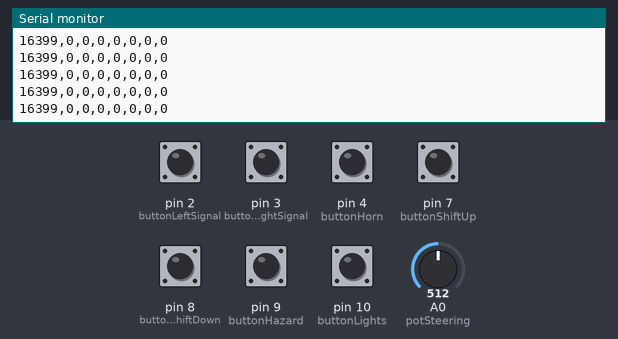
Simulated run of this sketch. Board: Arduino Uno, built with avr-gcc and run on an emulated ATmega328P. On the bench: the last lines printed to the serial monitor. The inputs (shaded band) are chosen by the test bench; at power-on: pin 2 (buttonLeftSignal), pin 3 (buttonRightSignal), pin 4 (buttonHorn), pin 7 (buttonShiftUp), pin 8 (buttonShiftDown), pin 9 (buttonHazard), pin 10 (buttonLights) HIGH, A0 (potSteering) = 512.

Above: at 1.2 s.
1.3 s: A0 (potSteering) set to 716
At 1.9 s:
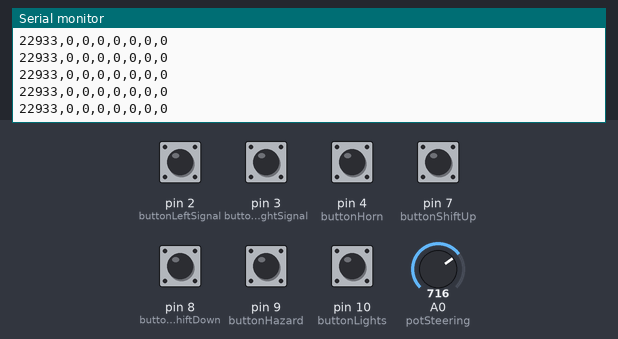
2.8 s: A0 (potSteering) set to 0
At 3.7 s:
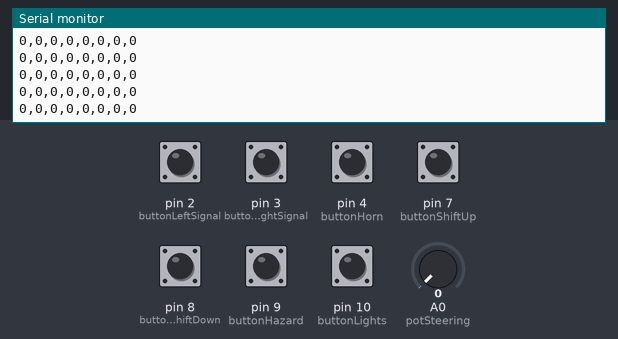
5.8 s: pin 2 (buttonLeftSignal) pulled LOW for 0.15 s
8.9 s: pin 3 (buttonRightSignal) pulled LOW for 0.15 s
10.5 s: pin 4 (buttonHorn) pulled LOW for 0.15 s
12.1 s: pin 7 (buttonShiftUp) pulled LOW for 0.15 s
Timing chart, 0 to 14.7 s (numbered marks = the images above; inputs shaded):
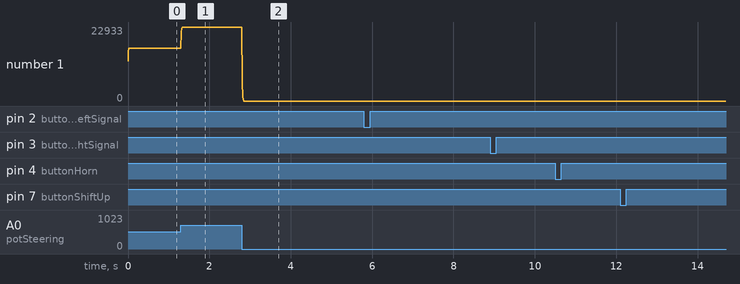

The sketch:

nano_serial.ino
```cpp
// Pin Potensiometer dan Tombol
const int potSteering = A0;       // Potensiometer untuk steering wheel
const int buttonLeftSignal = 2;   // Tombol lampu sein kiri
const int buttonRightSignal = 3;  // Tombol lampu sein kanan
const int buttonHorn = 4;         // Tombol klakson
const int buttonHazard = 9;       // Tombol hazard
const int buttonLights = 10;       // Tombol lampu
const int buttonShiftUp = 7;      // Tombol shifter up
const int buttonShiftDown = 8;    // Tombol shifter down

// Variabel
int steeringValue = 0;
float smoothedSteeringValue = 0.0;
const float smoothingFactor = 0.75; // Faktor smoothing untuk stabilisasi potensiometer

bool leftSignalState = false;
bool rightSignalState = false;
bool hornState = false;
bool hazardState = false;
bool lightsState = false;
bool shiftUpState = false;
bool shiftDownState = false;

void setup() {
  Serial.begin(115200);

  // Mengaktifkan internal pull-up resistor pada tombol
  pinMode(buttonLeftSignal, INPUT_PULLUP);
  pinMode(buttonRightSignal, INPUT_PULLUP);
  pinMode(buttonHorn, INPUT_PULLUP);
  pinMode(buttonHazard, INPUT_PULLUP);
  pinMode(buttonLights, INPUT_PULLUP);
  pinMode(buttonShiftUp, INPUT_PULLUP);
  pinMode(buttonShiftDown, INPUT_PULLUP);
}

void loop() {
  // Membaca nilai potensiometer dan menerapkan Low-Pass Filter
  steeringValue = analogRead(potSteering);
  smoothedSteeringValue = smoothedSteeringValue + smoothingFactor * (steeringValue - smoothedSteeringValue);
  int mappedSteering = map(smoothedSteeringValue, 0, 1023, 0, 32767);

  // Membaca tombol (LOW artinya ditekan, karena menggunakan pull-up)
  leftSignalState = (digitalRead(buttonLeftSignal) == LOW);
  rightSignalState = (digitalRead(buttonRightSignal) == LOW);
  hornState = (digitalRead(buttonHorn) == LOW);
  hazardState = (digitalRead(buttonHazard) == LOW);
  lightsState = (digitalRead(buttonLights) == LOW);
  shiftUpState = (digitalRead(buttonShiftUp) == LOW);
  shiftDownState = (digitalRead(buttonShiftDown) == LOW);

  // Mengirimkan data sebagai CSV (format: steering,left_signal,right_signal,horn,hazard,lights,shift_up,shift_down)
  Serial.print(mappedSteering);
  Serial.print(",");
  Serial.print(leftSignalState ? 1 : 0);
  Serial.print(",");
  Serial.print(rightSignalState ? 1 : 0);
  Serial.print(",");
  Serial.print(hornState ? 1 : 0);
  Serial.print(",");
  Serial.print(hazardState ? 1 : 0);
  Serial.print(",");
  Serial.print(lightsState ? 1 : 0);
  Serial.print(",");
  Serial.print(shiftUpState ? 1 : 0);
  Serial.print(",");
  Serial.println(shiftDownState ? 1 : 0);

  delay(10); // Mengurangi latency
}
```

Measured:
- after the input at 1.3 s, the serial monitor: prints a new line at once (image 1)
- after the input at 2.8 s, the serial monitor: prints a new line at once (image 2)
- plotted number 1: 16399 → 22933 after the input at 1.3 s
